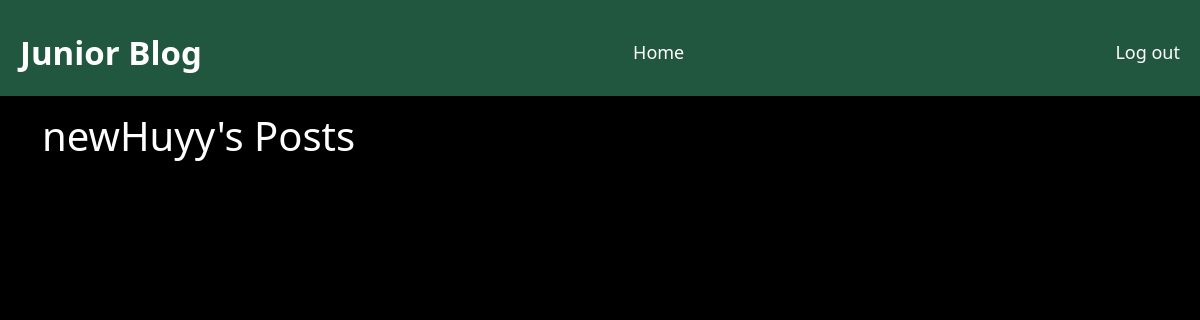
/posts/newHuyy (signed in), run on an earlier commit of the app's database.
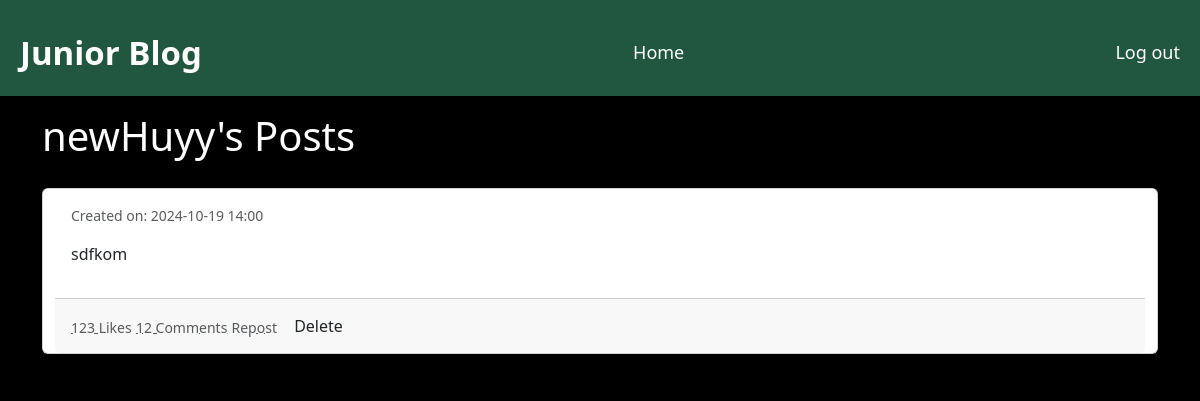
And on a later commit of the database.
### website/models.py (models this page shows)
class Post(db.Model):
    id = db.Column(db.Integer, primary_key=True)
    text = db.Column(db.Text, nullable=False)
    date_created = db.Column(db.DateTime, default=datetime.now)
    author = db.Column(db.Integer, db.ForeignKey(
        'user.id', ondelete="CASCADE"), nullable=False)

### website/views.py (the view)
@views.route('posts/<username>')
@login_required
def posts(username):
    user = User.query.filter_by(username=username).first()
    if user:
        posts = Post.query.filter_by(author=user.id).all()
        return render_template("posts.html", user=user, posts=posts)
    else:
        return "User not found", 404

### website/__init__.py (called while the page is built)
def create_app():
    app = Flask(__name__)
    app.config['SECRET_KEY'] = "helloworld"
    app.config['SQLALCHEMY_DATABASE_URI'] = f'sqlite:///{DB_NAME}'
    db.init_app(app)
    from .views import views
    from .auth import auth
    app.register_blueprint(views, url_prefix="/")
    app.register_blueprint(auth, url_prefix="/")
    from .models import User, Post
    create_database(app)
    login_manager = LoginManager()
    login_manager.login_view = "auth.login"
    login_manager.init_app(app)
    @login_manager.user_loader
    def load_user(id):
        return User.query.get(int(id))
    return app

### website/templates/posts.html (shortened to what this page needs)
{% extends "base.html"%}
{% block content%}
<h1>{{ user.username }}'s Posts</h1>
{% for post in posts %}
<div class="container posts-content">
    <div class="row">
        <div class="card mb-8">
            <div class="card-body">
                <div class="media mb-3">
                    <div class="media-body ml-3">
                        <div class="text-muted small">Created on: {{ post.date_created.strftime('%Y-%m-%d %H:%M') }}</div>
                    </div>
                </div>
                <p>{{ post.text }}</p>
            </div>
            <div class="card-footer">
                <a href="javascript:void(0)" class="d-inline-block text-muted">
                    <small class="align-middle">123 Likes</small>
                </a>
                <a href="javascript:void(0)" class="d-inline-block text-muted ml-3">
                    <small class="align-middle">12 Comments</small>
                </a>
                <a href="javascript:void(0)" class="d-inline-block text-muted ml-3">
                    <small class="align-middle">Repost</small>
                </a>
                {% if current_user == post.user %}
                <a href="javascript:void(0)" class="d-inline-block text-muted ml-3">
                    <form action="{{ url_for('views.delete_post', post_id=post.id) }}" method="POST" class="d-inline-block text-muted ml-3 form-group">
                        <button type="submit" class="btn d-md-flex justify-content-md-end"> Delete</button>
                    </form>
                </a>
                {% endif %}
            </div>
        </div>
    </div>
</div>
{% endfor %}
 {%endblock%}

What changed in the data, as far as the page shows it:
added Post: date_created "2024-10-19 14:00", text "sdfkom"
